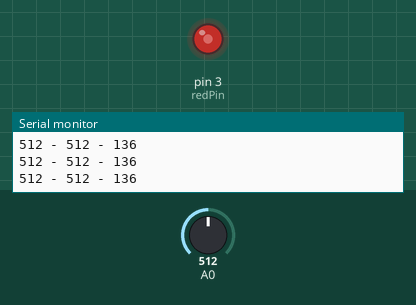
Simulated run of this sketch. Board: Arduino Uno, built with avr-gcc and run on an emulated ATmega328P. Shown: output pins drawn as LEDs (lit = HIGH), the last lines printed to the serial monitor. The inputs (shaded band) are chosen by the test bench; at power-on: A0 = 512.

Above: at 1.2 s.
1.3 s: A0 set to 0
At 2.7 s:
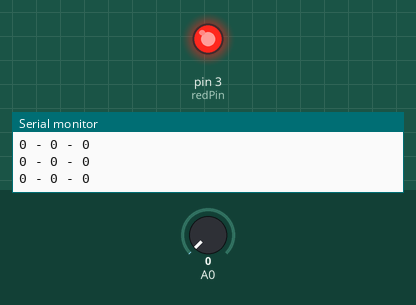
4.3 s: A0 set to 716
At 6.0 s:
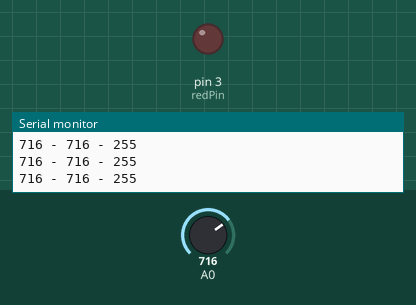
7.3 s: A0 set to 677
9.4 s: A0 set to 656
At 10.0 s:
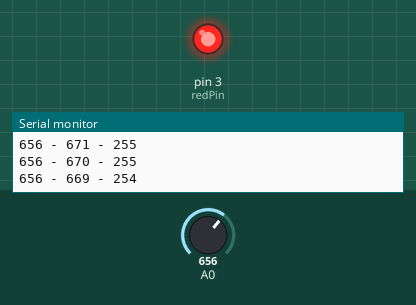
12.4 s: A0 set to 900
At 12.9 s:
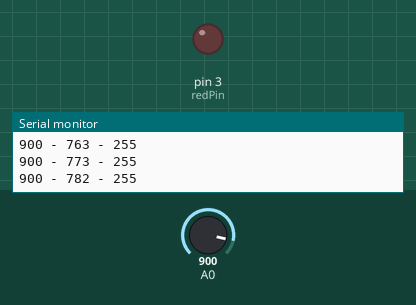
Timing chart, 0 to 14.9 s (numbered marks = the images above; inputs shaded):
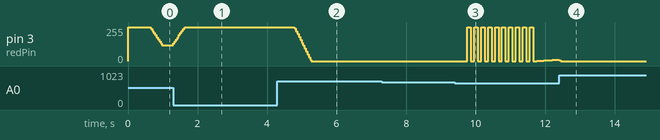

Measured:
- the behaviour switches between 670 and 669 on A0 (found by bisection; images 2 and 3)
- after the input at 1.3 s, pin 3 (redPin): moves from 119/255 to 255/255 over 0.32 s, starting at once
- after the input at 4.3 s, pin 3 (redPin): moves from 255/255 to 0/255 over 0.49 s, starting after 0.49 s
- after the input at 9.4 s, pin 3 (redPin): ramps from 0/255 to 255/255 and jumps back, once every 0.20 s
- after the input at 12.4 s, pin 3 (redPin): 11/255 → 0/255 at once

The sketch:

light_sensitive.ino
```cpp
const int NUM_SMOOTH = 25;
int smooth[NUM_SMOOTH];
int total;
int currentIndex;
int lastOff = 0;

const int redPin = 3;

void setup()
{
  total = 0;
  currentIndex = 0;
  for (int i = 0; i < NUM_SMOOTH; ++i) {
    smooth[i] = 0;
  }
  Serial.begin(9600);
  pinMode(3, OUTPUT);
}

void loop()
{
  int a = analogRead(A0);
  total -= smooth[currentIndex];
  smooth[currentIndex] = a;
  total += smooth[currentIndex];
  currentIndex = (currentIndex+1) % NUM_SMOOTH;
  int avg = total / NUM_SMOOTH;
  int m = map(avg, 330, 670, 0, 255);
  m = constrain(m, 0, 255);
  Serial.print(a);
  Serial.print(" - ");
  Serial.print(avg);
  Serial.print(" - ");
  Serial.println(m);
  if (lastOff && m != 255) {
    for (int i = 0; i < 10; ++i) {
        digitalWrite(3, HIGH);
        delay(100);
        digitalWrite(3, LOW);
        delay(100);
    }
  }
  lastOff = (255 == m) ? 1 : 0;
  analogWrite(3, 255-m);
  delay(1000/NUM_SMOOTH);
}
```
